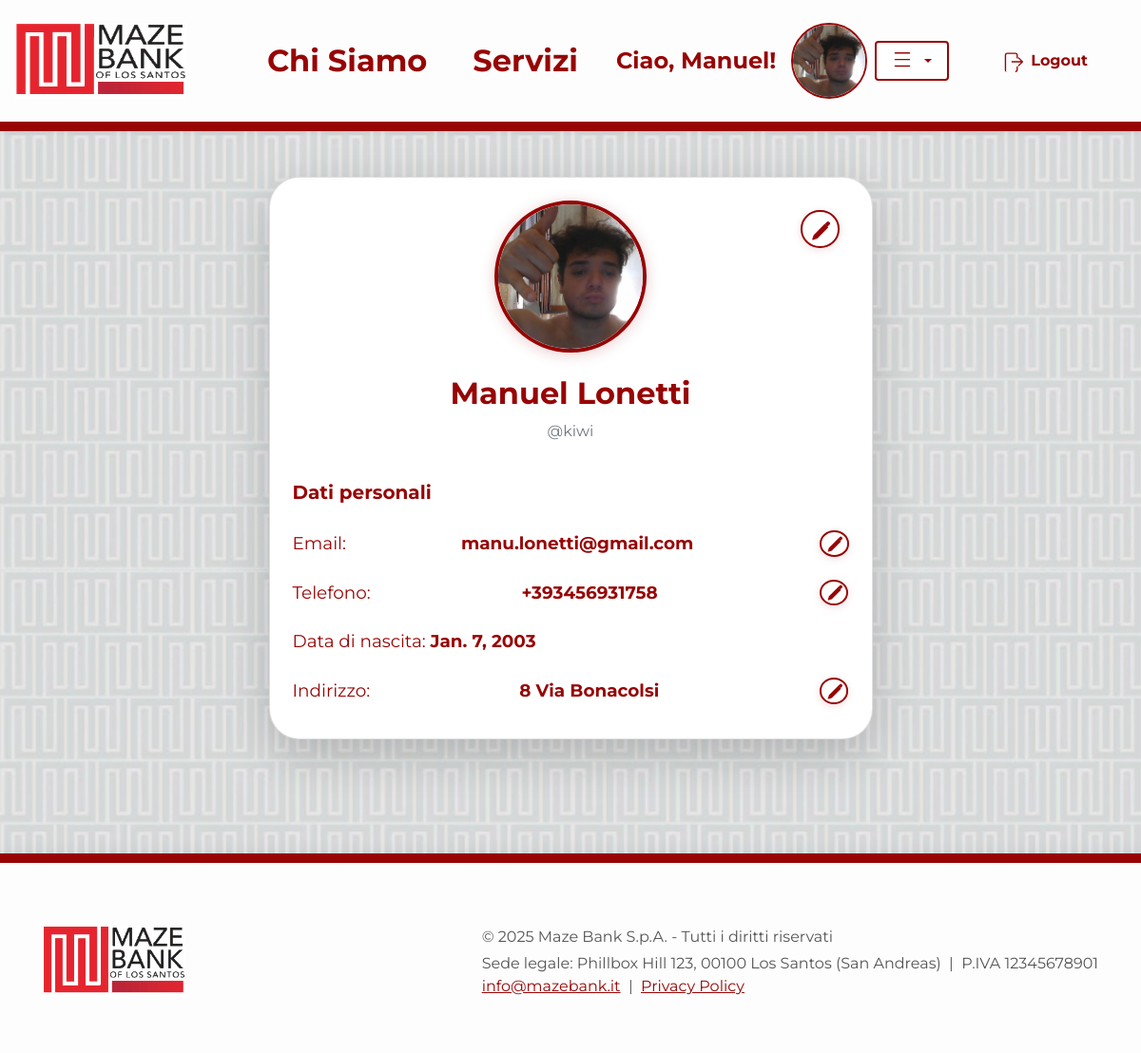
The app's page /banking/profilo/8 (signed in), older data.
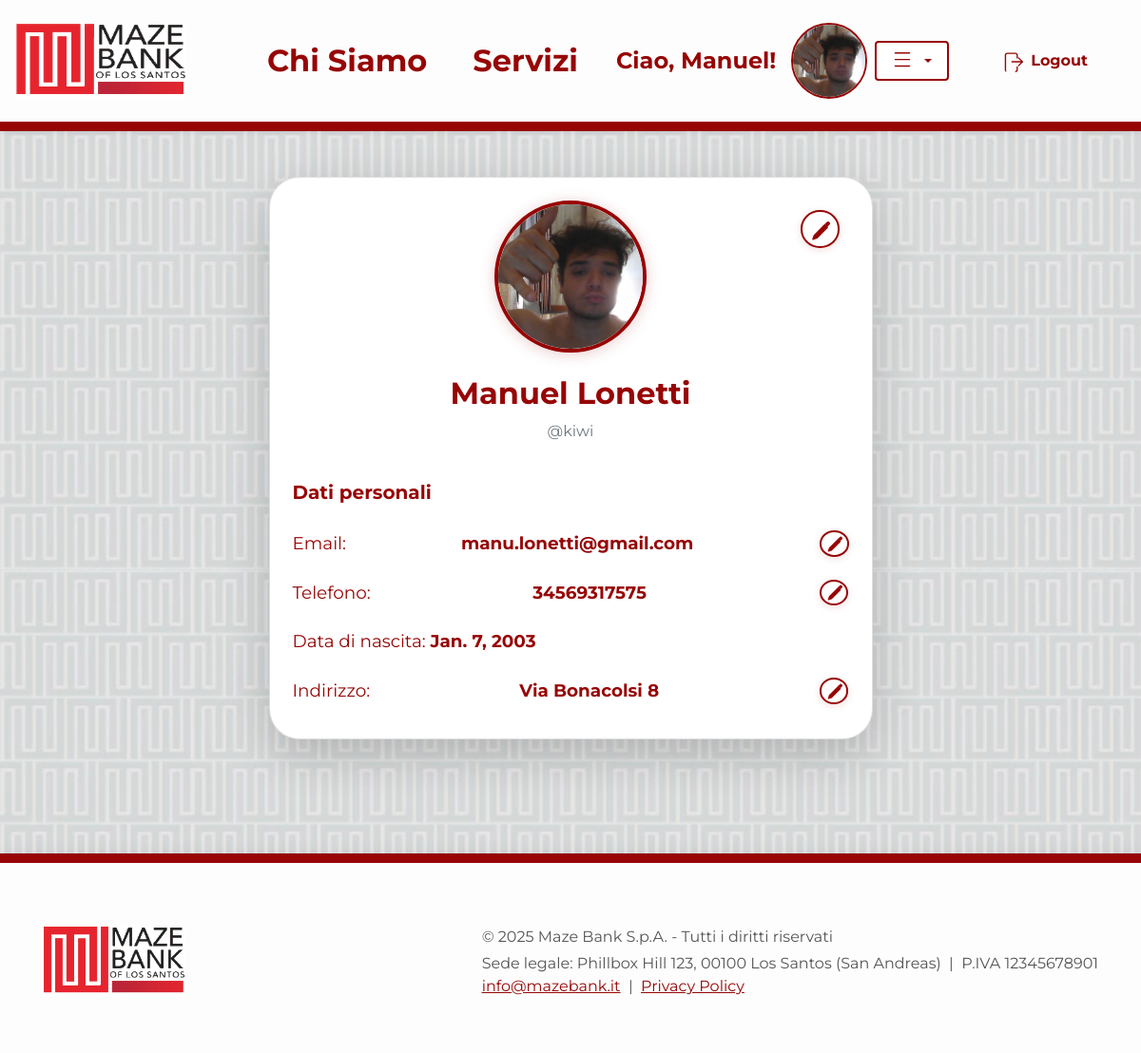
The same page, newer data.
### Banking/models.py (models this page shows, shortened)
class User(AbstractUser):
    email = models.EmailField('Email', unique=True, blank=False, null=False)
    first_name = models.CharField(max_length=150, blank=False)
    last_name = models.CharField(max_length=150, blank=False)
    data_nascita = models.DateField()
    indirizzo = models.CharField(max_length=255)
    citta = models.CharField(max_length=100)
    cellulare = PhoneNumberField(unique=True)
    immagine_profilo = models.ImageField(upload_to='profile_images/', blank=True, null=True)
    REQUIRED_FIELDS = ['email', 'first_name', 'last_name', 'data_nascita', 'indirizzo', 'citta', 'cellulare']

### Banking/views/account_views/views.py (the view)
# urls.py: path('profilo/<pk>', DetailProfilo.as_view(), name='profilo'),
class DetailProfilo(DetailView):
    model = User
    template_name = 'Banking/profilo.html'
    context_object_name = 'utente'

### Banking/templates/Banking/profilo.html (shortened to what this page needs)
{% extends "home.html" %}
{% load static %}
{% block content %}
<link rel="stylesheet" href="{% static 'css/Banking/profilo.css' %}">
<div class="container my-5">
    <div class="row justify-content-center">
        <div class="col-lg-7">
            <div class="profile-dashboard card shadow-lg p-4">
                <div class="text-center mb-4 position-relative">
                    <div id="img-row">
                        {% if user.immagine_profilo %}
                            <img src="{{ user.immagine_profilo.url }}" alt="Immagine profilo" class="profile-img-lg mb-3" id="profile-img">
                        {% else %}
                            <img src="{% static 'imgs/default_profile.png' %}" alt="Immagine profilo" class="profile-img-lg mb-3" id="profile-img">
                        {% endif %}
                        <button class="edit-btn-profile" title="Modifica immagine profilo" onclick="showImgForm()">
                        </button>
                    </div>
                    <h2 class="font-weight-bold text-mazebank-red mt-2">{{ user.first_name }} {{ user.last_name }}</h2>
                    <p class="text-muted">@{{ user.username }}</p>
                </div>
                <div class="user-info-section">
                    <h5 class="text-mazebank-red font-weight-bold mb-3">Dati personali</h5>
                    <ul class="list-group list-group-flush">
                        <li class="list-group-item d-flex justify-content-between align-items-center" id="email-row">
                            Email: <span class="font-weight-bold" id="email-value">{{ user.email }}</span>
                            <button class="edit-btn-field" title="Modifica email" onclick="showEmailForm()">
                            </button>
                        </li>
                        <li class="list-group-item d-flex justify-content-between align-items-center" id="telefono-row">
                            Telefono: <span class="font-weight-bold" id="telefono-value">{{ user.cellulare }}</span>
                            <button class="edit-btn-field" title="Modifica telefono" onclick="showTelefonoForm()">
                            </button>
                        </li>
                        <li class="list-group-item">Data di nascita: <span class="font-weight-bold">{{ user.data_nascita }}</span></li>
                        <li class="list-group-item d-flex justify-content-between align-items-center" id="indirizzo-row">
                            Indirizzo: <span class="font-weight-bold" id="indirizzo-value">{{ user.indirizzo }}</span>
                            <button class="edit-btn-field" title="Modifica indirizzo" onclick="showIndirizzoForm()">
                            </button>
                        </li>
                    </ul>
                </div>
            </div>
        </div>
    </div>
</div>
{% endblock %}

### templates/home.html (shortened to what the changed rows need)
{% load static %}
<!DOCTYPE html>
<html lang="it">
<head>
    {% block head %}
    <link href="https://cdn.jsdelivr.net/npm/bootstrap@4.6.2/dist/css/bootstrap.min.css" rel="stylesheet">
    <link href="{% static 'css/home.css' %}" rel="stylesheet">
    {% endblock %}
</head>
<body>
{% block navbar %}
<nav class="navbar navbar-expand-lg navbar shadow-sm justify-content-between navbar-mazebank">
    <div class="collapse navbar-collapse justify-content-end" id="navbarNav">
        <ul class="navbar-nav w-100 d-flex justify-content-end align-items-center">
            {% if not request.user.is_authenticated %}
                <li class="nav-item mx-3">
                    <a class="btn btn-outline-primary font-weight-bold px-4 py-2 d-flex align-items-center login-btn" href="{% url 'Banking:login' %}">
                        <span class="mr-2">
                            <svg xmlns="http://www.w3.org/2000/svg" width="22" height="22" fill="currentColor" class="bi bi-lock" viewBox="0 0 16 16">
                              <path d="M8 1a3 3 0 0 0-3 3v3h6V4a3 3 0 0 0-3-3zm-4 3a4 4 0 1 1 8 0v3a2 2 0 0 1 2 2v5a2 2 0 0 1-2 2H4a2 2 0 0 1-2-2V8a2 2 0 0 1 2-2V4z"/>
                            </svg>
                        </span>
                        Login
                    </a>
                </li>
                <li class="nav-item mx-3">
                    <a class="btn btn-mazebank-account font-weight-bold px-4 py-2 ml-2" href="{% url 'Banking:register' %}">Apri il Conto Online</a>
                </li>
            {% else %}
                <li class="nav-item mx-3 d-flex align-items-center">
                    <span class="font-weight-bold mr-2" style="font-size:1.5rem;">
                        Ciao, {{ request.user.first_name|default:request.user.username }}!
                    </span>
                    <div class="d-flex align-items-center">
                        {% if request.user.immagine_profilo %}
                            <a href="{% url 'Banking:profilo' request.user.pk %}">
                                <img src="{{ request.user.immagine_profilo.url }}" alt="Profilo" class="navbar-profile-img ml-2" style="cursor:pointer;">
                            </a>
                        {% else %}
                            <a href="{% url 'Banking:profilo' request.user.pk %}">
                                <img src="{% static 'imgs/default_profile.png' %}" alt="Profilo" class="navbar-profile-img ml-2" style="cursor:pointer;">
                            </a>
                        {% endif %}
                        <div class="dropdown ml-2">
                            <button class="btn btn-outline-secondary dropdown-toggle px-3 py-2 d-flex align-items-center" type="button" id="profileDropdown" data-toggle="dropdown" aria-haspopup="true" aria-expanded="false">
                                <svg xmlns="http://www.w3.org/2000/svg" width="22" height="22" fill="currentColor" class="bi bi-list mr-2" viewBox="0 0 16 16">
                                  <path fill-rule="evenodd" d="M2.5 12.5a.5.5 0 0 1 0-1h11a.5.5 0 0 1 0 1h-11zm0-5a.5.5 0 0 1 0-1h11a.5.5 0 0 1 0 1h-11zm0-5a.5.5 0 0 1 0-1h11a.5.5 0 0 1 0 1h-11z"/>
                                </svg>
                            </button>
                        </div>
                    </div>
                </li>
                <li class="nav-item mx-3">
                    <form action="{% url 'Banking:logout' %}" method="post" style="display:inline;">
                        <button type="submit" class="btn btn-outline-danger font-weight-bold px-4 py-2 d-flex align-items-center" style="border:none; background:none;">
                            <span class="mr-2">
                            </span>
                            Logout
                        </button>
                    </form>
                </li>
            {% endif %}
        </ul>
    </div>
</nav>
{% endblock %}
{% block content %}{% endblock %}
</body>
</html>

Row changes from the older to the newer data that the page shows:
changed User "Manuel": cellulare "+393456931758" → "34569317575"; indirizzo "8 Via Bonacolsi" → "Via Bonacolsi 8"
